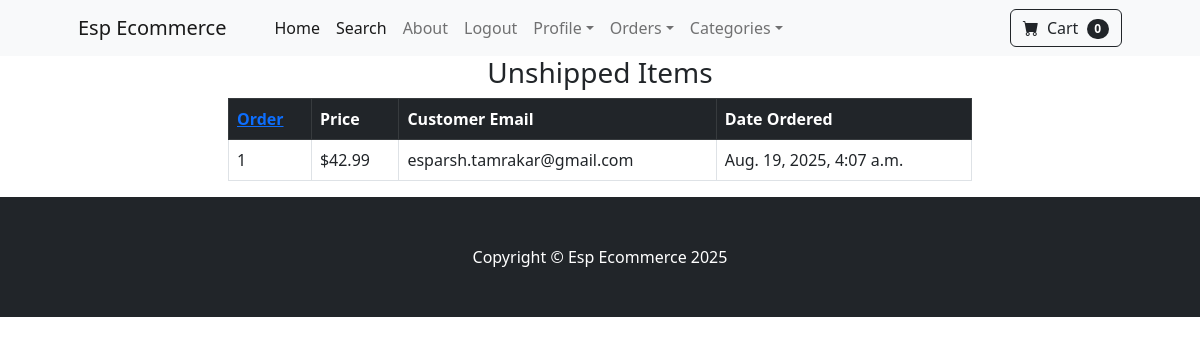
/payment/not_shipped_dash (signed in), run on an earlier commit of the app's database.
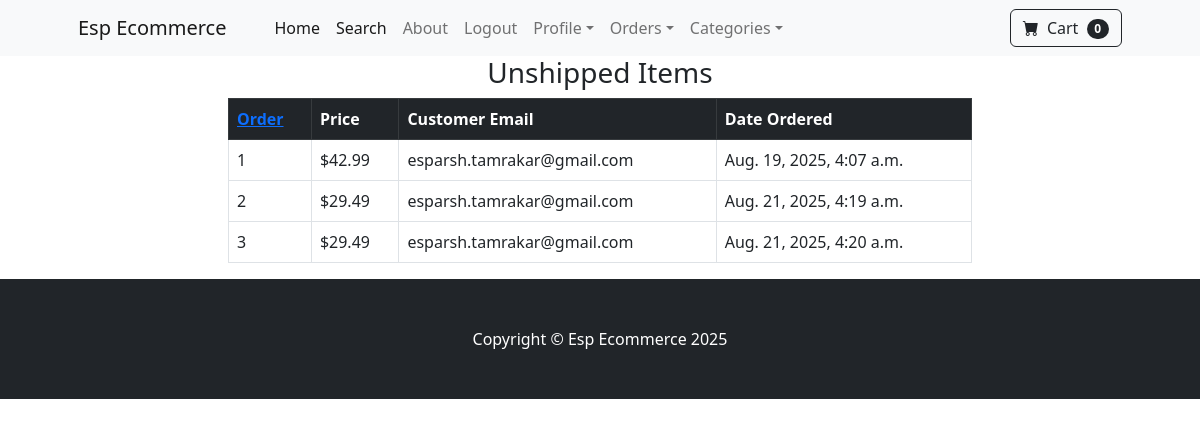
And on a later commit of the database.
### payment/models.py (models this page shows, shortened)
class Order(models.Model):
  user=models.ForeignKey(User, on_delete=models.CASCADE, null=True, blank=True)
  full_name= models.CharField(max_length=255)
  email=models.EmailField(max_length=200)
  shipping_address=models.TextField()
  amount_paid=models.DecimalField(max_digits=10, decimal_places=2)
  date_ordered= models.DateTimeField(auto_now_add=True)
  shipped= models.BooleanField(default=False)
  date_shipped=models.DateTimeField(blank=True, null=True)

### payment/views.py (the view)
# urls.py: path('not_shipped_dash', views.not_shipped_dash, name='not_shipped_dash'),
def not_shipped_dash(request):
   if request.user.is_authenticated and request.user.is_superuser:
      orders= Order.objects.filter(shipped=False)
      return render(request, "payment/not_shipped_dash.html", {'orders':orders})
   else:
      messages.success(request, "Access Denied")
      return redirect('home')

### cart/cart.py (called while the page is built)
  def __len__(self):
    return len(self.cart)

### cart/context_processors.py (called while the page is built)
def cart(request):
  return {'cart': Cart(request)}

### payment/templates/payment/not_shipped_dash.html
{% extends 'base.html' %}
{% block content %}
        <div class="container">
          <div class="row">
            <center>
              <div class="col-8">
                <h3>Unshipped Items</h3>
                  <table class="table table-stripped table-hover table-bordered ">
  <thead class="table-dark">
    <tr>
      <th scope="col"><a href="{% url 'orders' item.id %}">Order</a></th>
      <th scope="col">Price</th>
      <th scope="col">Customer Email</th>
      <th scope="col">Date Ordered</th>
    </tr>
  </thead>
  <tbody>
    {% for item in orders %}
    <tr>
      <td>{{item.id}}</td>
      <td>${{item.amount_paid}}</td>
      <td>{{item.email}}</td>
      <td>{{item.date_ordered}}</td>
    </tr>
   {% endfor %}
  </tbody>
</table>
              </div>
            </center>
          </div>
        </div>
{% endblock %}

What changed in the data, as far as the page shows it:
added Order: id "2", amount_paid "29.49", email "esparsh.tamrakar@gmail.com", date_ordered "Aug. 21, 2025, 4:19 a.m."
added Order: id "3", amount_paid "29.49", email "esparsh.tamrakar@gmail.com", date_ordered "Aug. 21, 2025, 4:20 a.m."
